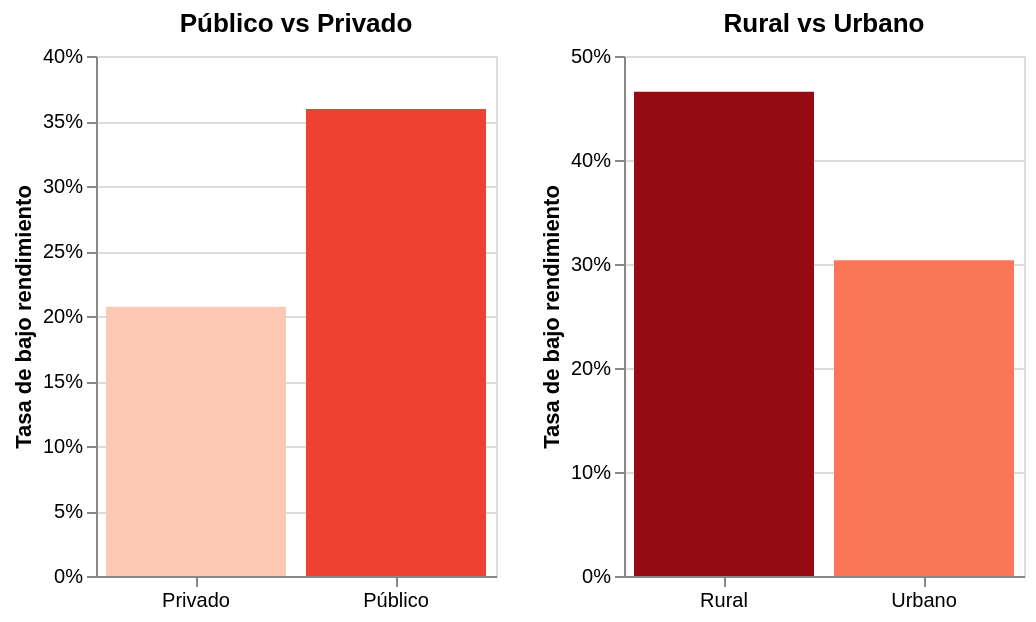

Write notebook code for a chart like this one.
### Code cell
# Naturaleza del colegio y zona vs tasa de riesgo.
# El P1 mostró que privado > público en puntaje, y que la brecha
# rural-urbana no es uniforme. Se verifica si estos features discriminan la clase.
def tasa_por_binaria(col, label_0, label_1):
    tmp = (
        df_model.dropna(subset=[col])
        .groupby(col)[TARGET].mean()
        .reset_index()
        .rename(columns={col: 'valor', TARGET: 'tasa_riesgo'})
    )
    tmp['etiqueta'] = tmp['valor'].map({0.0: label_0, 1.0: label_1})
    return tmp

df_priv = tasa_por_binaria('es_privado', 'Público', 'Privado')
df_urb  = tasa_por_binaria('es_urbano', 'Rural', 'Urbano')

def bar_binaria(data, titulo):
    return alt.Chart(data).mark_bar().encode(
        x=alt.X('etiqueta:N', title='', axis=alt.Axis(labelAngle=0)),
        y=alt.Y('tasa_riesgo:Q', title='Tasa de bajo rendimiento', axis=alt.Axis(format='%')),
        color=alt.Color('tasa_riesgo:Q', scale=alt.Scale(scheme='reds'), legend=None)
    ).properties(width=200, height=260, title=titulo)

(bar_binaria(df_priv, 'Público vs Privado') | bar_binaria(df_urb, 'Rural vs Urbano'))

### Figure 1 — Vega specification as saved in the notebook (floating-point values rounded to 4 significant figures)
{"$schema": "https://vega.github.io/schema/vega/v5.json", "data": [{"name": "source_0", "values": [{"etiqueta": "Público", "tasa_riesgo": 0.3592, "tasa_riesgo_end": 0.3592, "tasa_riesgo_start": 0.0}, {"etiqueta": "Privado", "tasa_riesgo": 0.2072, "tasa_riesgo_end": 0.2072, "tasa_riesgo_start": 0.0}]}, {"name": "source_1", "values": [{"etiqueta": "Rural", "tasa_riesgo": 0.4656, "tasa_riesgo_end": 0.4656, "tasa_riesgo_start": 0.0}, {"etiqueta": "Urbano", "tasa_riesgo": 0.3037, "tasa_riesgo_end": 0.3037, "tasa_riesgo_start": 0.0}]}, {"name": "source_0_concat_0_x_domain_etiqueta", "values": [{"etiqueta": "Público"}, {"etiqueta": "Privado"}]}, {"name": "source_1_concat_1_x_domain_etiqueta", "values": [{"etiqueta": "Rural"}, {"etiqueta": "Urbano"}]}], "signals": [{"name": "childWidth", "value": 200}], "marks": [{"type": "group", "name": "concat_0_group", "encode": {"update": {"width": {"signal": "childWidth"}, "height": {"signal": "height"}}}, "marks": [{"type": "rect", "name": "concat_0_marks", "from": {"data": "source_0"}, "encode": {"update": {"fill": {"field": "tasa_riesgo", "scale": "color"}, "width": {"signal": "max(0.25, bandwidth('concat_0_x'))"}, "x": {"field": "etiqueta", "scale": "concat_0_x"}, "y": {"field": "tasa_riesgo_end", "scale": "concat_0_y"}, "y2": {"field": "tasa_riesgo_start", "scale": "concat_0_y"}}}, "style": ["bar"]}], "axes": [{"scale": "concat_0_y", "tickCount": {"signal": "ceil(height/40)"}, "orient": "left", "aria": false, "maxExtent": 0, "minExtent": 0, "grid": true, "gridScale": "concat_0_x", "labels": false, "ticks": false, "domain": false, "zindex": 0}, {"scale": "concat_0_x", "labelBaseline": "top", "labelAngle": 0, "orient": "bottom", "grid": false, "zindex": 0}, {"scale": "concat_0_y", "title": "Tasa de bajo rendimiento", "grid": false, "format": "%", "labelOverlap": true, "tickCount": {"signal": "ceil(height/40)"}, "orient": "left", "zindex": 0}], "title": {"text": "Público vs Privado", "frame": "group"}, "style": "cell"}, {"type": "group", "name": "concat_1_group", "encode": {"update": {"width": {"signal": "childWidth"}, "height": {"signal": "height"}}}, "marks": [{"type": "rect", "name": "concat_1_marks", "from": {"data": "source_1"}, "encode": {"update": {"fill": {"field": "tasa_riesgo", "scale": "color"}, "x": {"field": "etiqueta", "scale": "concat_1_x"}, "width": {"signal": "max(0.25, bandwidth('concat_1_x'))"}, "y": {"field": "tasa_riesgo_end", "scale": "concat_1_y"}, "y2": {"field": "tasa_riesgo_start", "scale": "concat_1_y"}}}, "style": ["bar"]}], "axes": [{"scale": "concat_1_y", "domain": false, "gridScale": "concat_1_x", "grid": true, "minExtent": 0, "ticks": false, "labels": false, "maxExtent": 0, "orient": "left", "zindex": 0, "aria": false, "tickCount": {"signal": "ceil(height/40)"}}, {"scale": "concat_1_x", "labelBaseline": "top", "zindex": 0, "orient": "bottom", "grid": false, "labelAngle": 0}, {"scale": "concat_1_y", "grid": false, "orient": "left", "title": "Tasa de bajo rendimiento", "tickCount": {"signal": "ceil(height/40)"}, "format": "%", "labelOverlap": true, "zindex": 0}], "title": {"text": "Rural vs Urbano", "frame": "group"}, "style": "cell"}], "scales": [{"name": "color", "type": "linear", "domain": {"fields": [{"data": "source_0", "field": "tasa_riesgo"}, {"data": "source_1", "field": "tasa_riesgo"}]}, "range": {"scheme": "reds"}, "zero": false, "interpolate": "hcl"}, {"name": "concat_0_x", "type": "band", "domain": {"data": "source_0_concat_0_x_domain_etiqueta", "field": "etiqueta", "sort": true}, "range": [0, {"signal": "childWidth"}], "paddingOuter": 0.05, "paddingInner": 0.1}, {"name": "concat_0_y", "type": "linear", "domain": {"data": "source_0", "fields": ["tasa_riesgo_start", "tasa_riesgo_end"]}, "range": [{"signal": "height"}, 0], "nice": true, "zero": true}, {"name": "concat_1_x", "type": "band", "domain": {"data": "source_1_concat_1_x_domain_etiqueta", "field": "etiqueta", "sort": true}, "range": [0, {"signal": "childWidth"}], "paddingInner": 0.1, "paddingOuter": 0.05}, {"name": "concat_1_y", "type": "linear", "domain": {"data": "source_1", "fields": ["tasa_riesgo_start", "tasa_riesgo_end"]}, "range": [{"signal": "height"}, 0], "zero": true, "nice": true}], "padding": 5, "height": 260, "layout": {"padding": 20, "bounds": "full", "align": "each"}, "background": "white"}
